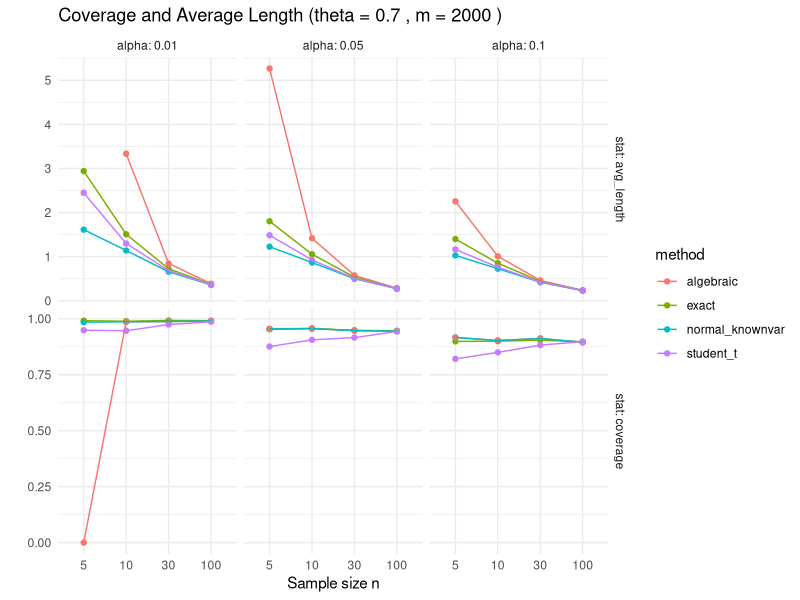
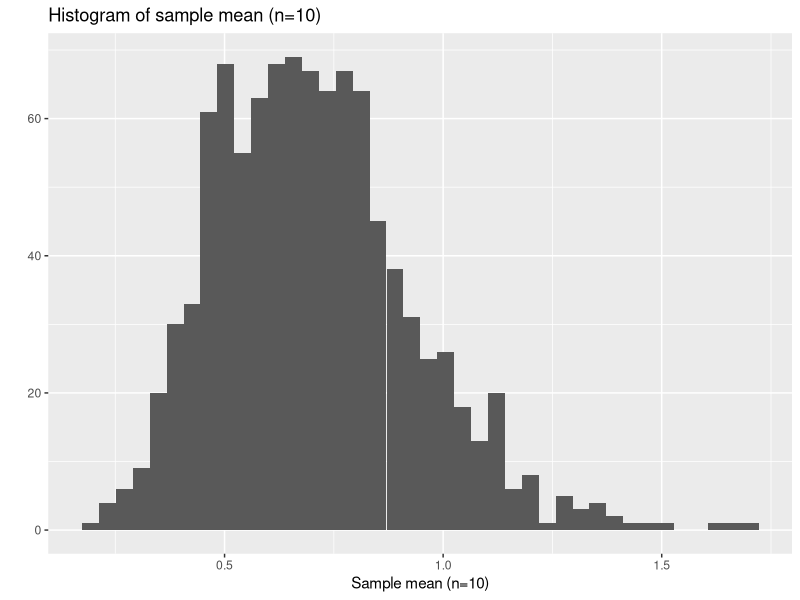
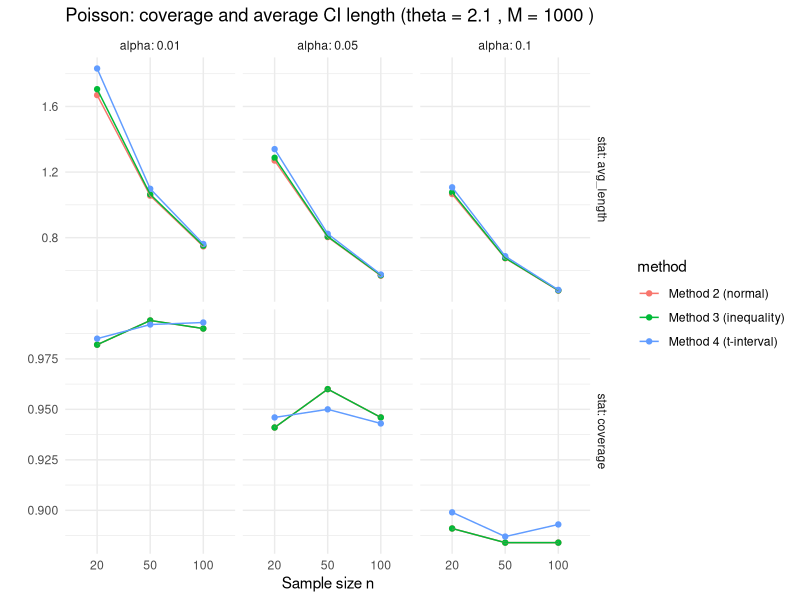
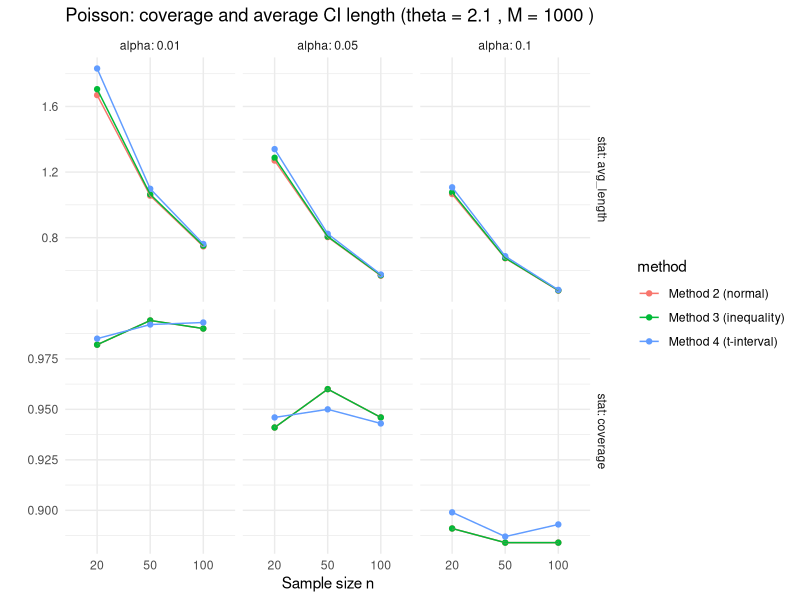

R code for these plots, in order:
## ---- chunk 1
# === USER: set your team id here (two-digit ordinal number from R random selection)
team_id <- 7  # <-- replace 7 with your team id
set.seed(team_id)

# true parameter
theta <- team_id/10

# packages
library(ggplot2)
library(dplyr)
library(tidyr)
options(scipen=10)
library(rmarkdown)
## ---- chunk 2
# Helper: compute CI for one sample (x: numeric vector)
ci_methods <- function(x, alpha, theta_true=NULL){
	n <- length(x)
	xbar <- mean(x)
	s <- sd(x)
	z <- qnorm(1 - alpha/2)
	results <- list()

	# Method 1: exact via chi-square
	# 2 * (1/theta) * n * xbar ~ chi-square_{2n}  => invert to get theta
	# equivalently: 2 n xbar / theta ~ chi2_{2n}
	df <- 2*n
	L <- qchisq(alpha/2, df = df)
	U <- qchisq(1 - alpha/2, df = df)
	ci1 <- c(2*n*xbar / U, 2*n*xbar / L)
	results$exact <- ci1

	# Method 2: normal approx with known variance (uses true theta)
	if(is.null(theta_true)){
		ci2 <- c(NA, NA)
	} else {
		se_known <- theta_true / sqrt(n)
		ci2 <- c(xbar - z * se_known, xbar + z * se_known)
	}
	results$normal_knownvar <- ci2

	# Method 3: solve inequality |theta - xbar| <= z theta / sqrt(n)
	denom1 <- 1 + z / sqrt(n)
	denom2 <- 1 - z / sqrt(n)
	if(denom2 <= 0){
		ci3 <- c(NA, NA)
	} else {
		ci3 <- c(xbar / denom1, xbar / denom2)
	}
	results$algebraic <- ci3

	# Method 4: Student t using sample sd
	tval <- qt(1 - alpha/2, df = n - 1)
	se_sample <- s / sqrt(n)
	ci4 <- c(xbar - tval * se_sample, xbar + tval * se_sample)
	results$student_t <- ci4

	return(results)
}

# Single-run demonstration
demo_sample <- rexp(10, rate = 1/theta)
ci_methods(demo_sample, alpha = 0.05, theta_true = theta)
## ---- chunk 3
run_simulation <- function(n, m = 2000, alphas = c(0.1, 0.05, 0.01), theta = theta){
	out <- list()
	for(alpha in alphas){
		cover_counts <- matrix(0, nrow = m, ncol = 4)
		lengths <- matrix(NA, nrow = m, ncol = 4)
		colnames(cover_counts) <- colnames(lengths) <- c('exact','normal_knownvar','algebraic','student_t')

		for(i in seq_len(m)){
			x <- rexp(n, rate = 1/theta)
			cis <- ci_methods(x, alpha = alpha, theta_true = theta)
			for(j in seq_along(cis)){
				ci <- cis[[j]]
				if(any(is.na(ci))){
					cover_counts[i,j] <- 0
					lengths[i,j] <- NA
				} else {
					cover_counts[i,j] <- (ci[1] <= theta) && (theta <= ci[2])
					lengths[i,j] <- ci[2] - ci[1]
				}
			}
		}

		res <- tibble(
			method = c('exact','normal_knownvar','algebraic','student_t'),
			coverage = colMeans(cover_counts, na.rm = TRUE),
			avg_length = colMeans(lengths, na.rm = TRUE)
		)
		res$alpha <- alpha
		res$n <- n
		out[[as.character(alpha)]] <- res
	}
	do.call(rbind, out)
}

# Parameters: you can increase m for more precise estimates (costs more time)
n_values <- c(5, 10, 30, 100)
m <- 2000
alphas <- c(0.1, 0.05, 0.01)

sim_results <- do.call(rbind, lapply(n_values, function(nn) run_simulation(nn, m = m, alphas = alphas, theta = theta)))
sim_results <- as_tibble(sim_results)
sim_results
## ---- chunk 4
library(knitr)
kable(sim_results, digits = 4)
## ---- chunk 5
sim_long <- sim_results %>%
	pivot_longer(cols = c('coverage','avg_length'), names_to = 'stat', values_to = 'value')

ggplot(sim_long, aes(x = factor(n), y = value, color = method, group = method)) +
	geom_point() + geom_line(aes(group = interaction(method, alpha))) +
	facet_grid(stat ~ alpha, scales = 'free_y', labeller = label_both) +
	labs(x = 'Sample size n', y = '', title = paste('Coverage and Average Length (theta =', theta, ', m =', m, ')')) +
	theme_minimal()
## ---- chunk 6
set.seed(team_id)
X <- replicate(1000, mean(rexp(10, rate = 1/theta)))
qplot(X, bins = 40, xlab = 'Sample mean (n=10)', main = 'Histogram of sample mean (n=10)')
## ---- chunk 7
knitr::opts_chunk$set(echo = TRUE)
set.seed(21)
theta  <- 21 / 10
alphas <- c(0.01, 0.05, 0.1)
ns     <- c(20, 50, 100)    
M      <- 1000   
install.packages("tidyr")
## ---- chunk 8
poisson_results <- data.frame()
for (n in ns) {
  cat("Poisson distribution, n =", n, "\n")
  
  # generating matrix of random values for P
  x <- matrix(rpois(n * M, lambda = theta), nrow = n)

  sample_mean <- colMeans(x)
  sample_sd   <- apply(x, 2, sd)
  
  for (alpha in alphas) {
    z     <- qnorm(1 - alpha/2) #z-q. for the task 2 and 3
    # t-q for the 4th
    tcrit <- qt(1 - alpha/2, df = n - 1)
    
    ## Normal approximation with knwon Var = θ
    lower2P <- sample_mean - z * sqrt(theta / n)
    upper2P <- sample_mean + z * sqrt(theta / n)
    
    # Task (a)
    cover2P  <- mean(lower2P <= theta & theta <= upper2P)
    # Task (b)
    length2P <- upper2P - lower2P
    D <- z^2 * (4 * n * sample_mean + z^2)
    lower3P <- (2 * n * sample_mean + z^2 - sqrt(D)) / (2 * n)
    upper3P <- (2 * n * sample_mean + z^2 + sqrt(D)) / (2 * n)
    
    cover3P  <- mean(lower3P <= theta & theta <= upper3P)
    length3P <- upper3P - lower3P
    
    ## via using t
    lower4P <- sample_mean - tcrit * sample_sd / sqrt(n)
    upper4P <- sample_mean + tcrit * sample_sd / sqrt(n)
    
    cover4P  <- mean(lower4P <= theta & theta <= upper4P)
    length4P <- upper4P - lower4P
    
    ## Results:
    cat("alpha =", alpha, ", confidence level =", 1 - alpha, "\n")
    
    cat("  (Method 2) Normal (known Var = θ):\n")
    cat("      fraction containing θ =", round(cover2P, 3), "\n")
    cat("      mean CI length        =", round(mean(length2P), 3), "\n")
    
    cat("  (Method 3) Solved inequality:\n")
    cat("      fraction containing θ =", round(cover3P, 3), "\n")
    cat("      mean CI length        =", round(mean(length3P), 3), "\n")
    
    cat("  (Method 4) Student t-interval:\n")
    cat("      fraction containing θ =", round(cover4P, 3), "\n")
    cat("      mean CI length        =", round(mean(length4P), 3), "\n\n")
    poisson_results <- rbind(
      poisson_results,
      data.frame(
        n = n,
        alpha = alpha,
        method = "Method 2 (normal)",
        coverage = cover2P,
        avg_length = mean(length2P)
      ),
      data.frame(
        n = n,
        alpha = alpha,
        method = "Method 3 (inequality)",
        coverage = cover3P,
        avg_length = mean(length3P)
      ),
      data.frame(
        n = n,
        alpha = alpha,
        method = "Method 4 (t-interval)",
        coverage = cover4P,
        avg_length = mean(length4P)
      )
    )
  }
}
head(poisson_results)
## ---- chunk 9
library(ggplot2)
library(dplyr)
library(tidyr)

poisson_long <- poisson_results %>%
  mutate(alpha = factor(alpha)) %>%
  pivot_longer(cols = c("coverage", "avg_length"),
               names_to = "stat",
               values_to = "value")

ggplot(poisson_long, aes(x = factor(n), y = value, color = method)) +
  geom_point() +
  geom_line(aes(group = interaction(method, alpha))) +
  facet_grid(stat ~ alpha, scales = "free_y", labeller = label_both) +
  labs(
    x = "Sample size n",
    y = "",
    title = paste("Poisson: coverage and average CI length (theta =", theta, ", M =", M, ")")
  ) +
  theme_minimal()
## ---- chunk 10
knitr::opts_chunk$set(echo = TRUE)
set.seed(21)
theta  <- 21 / 10
alphas <- c(0.01, 0.05, 0.1)
ns     <- c(20, 50, 100)    
M      <- 1000   
install.packages("tidyr")
## ---- chunk 11
poisson_results <- data.frame()
for (n in ns) {
  cat("Poisson distribution, n =", n, "\n")
  
  # generating matrix of random values for P
  x <- matrix(rpois(n * M, lambda = theta), nrow = n)

  sample_mean <- colMeans(x)
  sample_sd   <- apply(x, 2, sd)
  
  for (alpha in alphas) {
    z     <- qnorm(1 - alpha/2) #z-q. for the task 2 and 3
    # t-q for the 4th
    tcrit <- qt(1 - alpha/2, df = n - 1)
    
    ## Normal approximation with knwon Var = θ
    lower2P <- sample_mean - z * sqrt(theta / n)
    upper2P <- sample_mean + z * sqrt(theta / n)
    
    # Task (a)
    cover2P  <- mean(lower2P <= theta & theta <= upper2P)
    # Task (b)
    length2P <- upper2P - lower2P
    D <- z^2 * (4 * n * sample_mean + z^2)
    lower3P <- (2 * n * sample_mean + z^2 - sqrt(D)) / (2 * n)
    upper3P <- (2 * n * sample_mean + z^2 + sqrt(D)) / (2 * n)
    
    cover3P  <- mean(lower3P <= theta & theta <= upper3P)
    length3P <- upper3P - lower3P
    
    ## via using t
    lower4P <- sample_mean - tcrit * sample_sd / sqrt(n)
    upper4P <- sample_mean + tcrit * sample_sd / sqrt(n)
    
    cover4P  <- mean(lower4P <= theta & theta <= upper4P)
    length4P <- upper4P - lower4P
    
    ## Results:
    cat("alpha =", alpha, ", confidence level =", 1 - alpha, "\n")
    
    cat("  (Method 2) Normal (known Var = θ):\n")
    cat("      fraction containing θ =", round(cover2P, 3), "\n")
    cat("      mean CI length        =", round(mean(length2P), 3), "\n")
    
    cat("  (Method 3) Solved inequality:\n")
    cat("      fraction containing θ =", round(cover3P, 3), "\n")
    cat("      mean CI length        =", round(mean(length3P), 3), "\n")
    
    cat("  (Method 4) Student t-interval:\n")
    cat("      fraction containing θ =", round(cover4P, 3), "\n")
    cat("      mean CI length        =", round(mean(length4P), 3), "\n\n")
    poisson_results <- rbind(
      poisson_results,
      data.frame(
        n = n,
        alpha = alpha,
        method = "Method 2 (normal)",
        coverage = cover2P,
        avg_length = mean(length2P)
      ),
      data.frame(
        n = n,
        alpha = alpha,
        method = "Method 3 (inequality)",
        coverage = cover3P,
        avg_length = mean(length3P)
      ),
      data.frame(
        n = n,
        alpha = alpha,
        method = "Method 4 (t-interval)",
        coverage = cover4P,
        avg_length = mean(length4P)
      )
    )
  }
}
head(poisson_results)
## ---- chunk 12
library(ggplot2)
library(dplyr)
library(tidyr)

poisson_long <- poisson_results %>%
  mutate(alpha = factor(alpha)) %>%
  pivot_longer(cols = c("coverage", "avg_length"),
               names_to = "stat",
               values_to = "value")

ggplot(poisson_long, aes(x = factor(n), y = value, color = method)) +
  geom_point() +
  geom_line(aes(group = interaction(method, alpha))) +
  facet_grid(stat ~ alpha, scales = "free_y", labeller = label_both) +
  labs(
    x = "Sample size n",
    y = "",
    title = paste("Poisson: coverage and average CI length (theta =", theta, ", M =", M, ")")
  ) +
  theme_minimal()
## ---- chunk 13
set.seed(21)
n <- 100
mu <- 10
sigma_pow_2 <- 4
sigma <- sqrt(sigma_pow_2)
dataset <- rnorm(n, mean = mu, sd = sigma)
head(dataset)
## ---- chunk 14
cat("Population Mean (mu):", mu, "\n")
cat("Population Variance (sigma_pow_2):", sigma_pow_2, "\n")
s_mean <- mean(dataset)
sample_variance <- var(dataset)
cat("Sample Mean:", s_mean, "\n")
cat("Sample Variance:", sample_variance, "\n")
## ---- chunk 15
n_arr <- c(10, 50, 100, 1000)

results <- data.frame(n = n_arr, a = NA, b = NA)

for (i in 1:length(n_arr)) {
  n <- n_arr[i]
  d_set <- rnorm(n, mean = mu, sd = sigma)
  s_mean <- mean(d_set)
  square_sum <- sum((d_set - s_mean)^2)
  a <- square_sum / n
  b <- square_sum / (n - 1)
  results$a[i] <- a
  results$b[i] <- b
}

print(results)
## ---- chunk 16
iterations <- 10000
n_arr <- c(10, 50, 100, 1000)
res <- data.frame(
  n = n_arr,
  E_var_a = NA,
  E_var_b = NA,
  B_var_a = NA,
  B_var_b = NA
)

for (i in 1:length(n_arr)) {
  n <- n_arr[i]
  
  sigma_a_vec <- numeric(iterations)
  sigma_b_vec <- numeric(iterations)
  
  for (j in 1:iterations) {
    d_set <- rnorm(n, mean = mu, sd = sigma)
    s_mean <- mean(d_set)
    square_sum <- sum((d_set - s_mean)^2)
    
    sigma_a_vec[j] <- square_sum / n
    sigma_b_vec[j] <- square_sum / (n - 1)
  }
  
  E_var_a <- mean(sigma_a_vec)
  E_var_b <- mean(sigma_b_vec)
  
  B_var_a <- E_var_a - sigma_pow_2
  B_var_b <- E_var_b - sigma_pow_2
  
  res$E_var_a[i] <- E_var_a
  res$E_var_b[i] <- E_var_b
  res$B_var_a[i] <- B_var_a
  res$B_var_b[i] <- B_var_b
}

cat("True Population Variance (σ²):", sigma_pow_2, "\n\n")
print("Bias Analysis Results:")
print(res)
## ---- chunk 17
analyt_a <- data.frame(
  n = n_arr,
  E_var_a_analyt = ((n_arr - 1) / n_arr) * sigma_pow_2,
  B_var_a_analyt = -sigma_pow_2 / n_arr
)

cat("Results for Type a variance:\n")
print(analyt_a)
cat("\n")
## ---- chunk 18
analyt_b <- data.frame(
  n = n_arr,
  E_var_b_analyt = rep(sigma_pow_2, length(n_arr)),
  B_var_b_analyt = rep(0, length(n_arr))
)

cat("Results for Type b variance:\n")
print(analyt_b)
cat("\n")
## ---- chunk 19
res_analyt <- data.frame(
  n = n_arr,
  E_var_a_analyt = ((n_arr - 1) / n_arr) * sigma_pow_2,
  B_var_a_analyt = -sigma_pow_2 / n_arr,
  E_var_b_analyt = rep(sigma_pow_2, length(n_arr)),
  B_var_b_analyt = rep(0, length(n_arr))
)

print(res_analyt)
cat("\n")
## ---- chunk 20
comparison <- data.frame(
  n = n_arr,
  E_var_a_analyt = res_analyt$E_var_a_analyt,
  E_var_a_simulation = res$E_var_a,
  B_var_a_analyt = res_analyt$B_var_a_analyt,
  B_var_a_simulation = res$B_var_a,
  E_var_b_analyt = res_analyt$E_var_b_analyt,
  E_var_b_simulation = res$E_var_b,
  B_var_b_analyt = res_analyt$B_var_b_analyt,
  B_var_b_simulation = res$B_var_b
)

print(comparison)
cat("\n")
## ---- chunk 21
unbiased_check_a <- data.frame(
  n = n_arr,
  E_var_a = ((n_arr - 1) / n_arr) * sigma_pow_2,
  sigma_sq = rep(sigma_pow_2, length(n_arr)),
  is_equal = rep("NO", length(n_arr))
)

print(unbiased_check_a)
cat("\n")
## ---- chunk 22
unbiased_check_b <- data.frame(
  n = n_arr,
  E_var_b = rep(sigma_pow_2, length(n_arr)),
  sigma_sq = rep(sigma_pow_2, length(n_arr)),
  is_equal = rep("YES", length(n_arr))
)

print(unbiased_check_b)
cat("\n")
